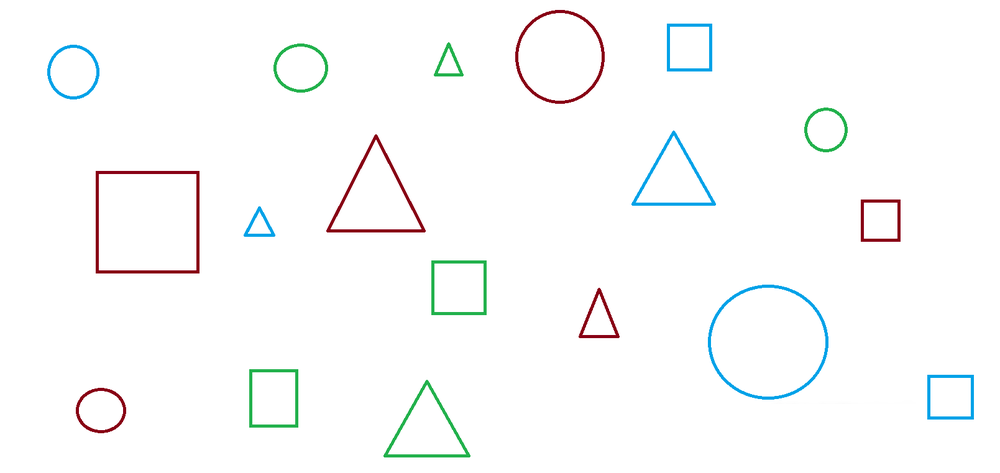
#> input picture teknofest-hava-savunma-main 5/src/sekil/bossekiller.png, 1000 x 473 px, shrunk from 1609 x 761 before the run
$ python -i shape_detection.py   (imports and definitions only)
#> lines starting #> are read from the running program, lines starting #| are printed output that depends on the picture; after the words box and inside, x2 and y2 are one past the last pixel; in counts of white or black regions, pixels touching at a corner belong together
#> further down, picture is the input picture: shape (473, 1000, 3); mean B, G, R 251.3, 251.3, 250.3
import cv2
import numpy as np

class ShapeDetection:
    def __init__(self):
        # HSV aralıklarını tanımla (mavi için genişlettik)
        self.lower_ranges = {
            'red1':  np.array([  0, 100, 100]),
            'red2':  np.array([160, 100, 100]),
            'green': np.array([ 35, 100, 100]),
            'blue':  np.array([ 80,  50,  50])   # eskiden [100,100,100]
        }
        self.upper_ranges = {
            'red1':  np.array([ 10, 255, 255]),
            'red2':  np.array([180, 255, 255]),
            'green': np.array([ 85, 255, 255]),
            'blue':  np.array([140, 255, 255])   # eskiden [130,255,255]
        }
        # Morfolojik işlemler için küçük çekirdek
        self.kernel = np.ones((3,3), np.uint8)

    def detect(self, frame, bbox=None):
        """
        Detect shapes in frame, optionally within a specific bounding box
        :param frame: BGR image
        :param bbox: Optional (x, y, w, h) bounding box to detect shapes within
        :return: List of (shape, color, (cx, cy)) detections and annotated frame
        """
        working_frame = frame.copy()
        if bbox is not None:
            x, y, w, h = bbox
            # Extract region of interest
            roi = working_frame[y:y+h, x:x+w]
            if roi.size == 0:  # Check if ROI is valid
                return [], frame
        else:
            roi = working_frame

        hsv = cv2.cvtColor(roi, cv2.COLOR_BGR2HSV)
#> hsv: shape (473, 1000, 3); mean H, S, V 4.9, 5.6, 253.1
        detections = []

        # Kırmızı için iki parçayı OR ile birleştir
        mask_red = cv2.bitwise_or(
            cv2.inRange(hsv, self.lower_ranges['red1'], self.upper_ranges['red1']),
            cv2.inRange(hsv, self.lower_ranges['red2'], self.upper_ranges['red2'])
        )
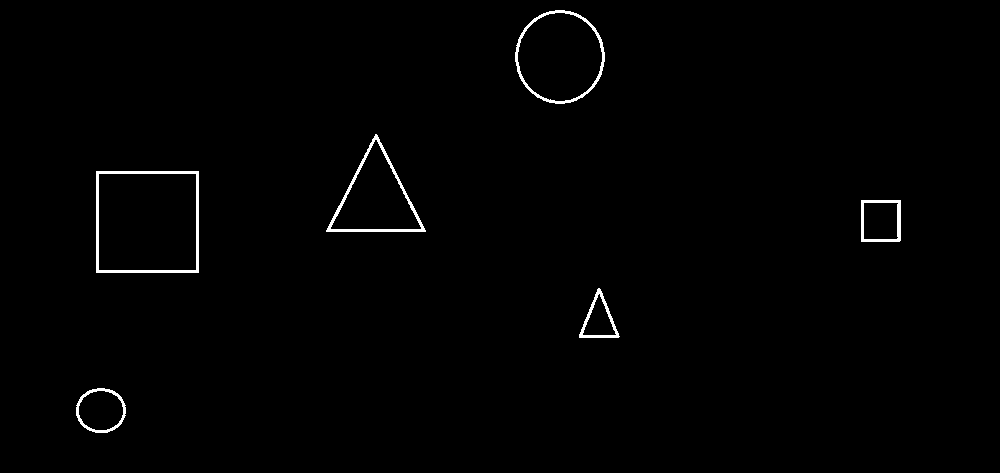
#> mask_red: shape (473, 1000); 0.91% white; 6 white regions, box (x1, y1, x2, y2) and area: (96, 171, 199, 273) 1194, (326, 134, 426, 232) 939, (515, 10, 605, 104) 833, (861, 200, 901, 242) 489, (76, 388, 126, 433) 425, (579, 288, 620, 338) 420
        masks = {
            'red':   mask_red,
            'green': cv2.inRange(hsv, self.lower_ranges['green'], self.upper_ranges['green']),
            'blue':  cv2.inRange(hsv, self.lower_ranges['blue'],  self.upper_ranges['blue'])
        }

        for color_name, mask in masks.items():
            # Improve mask quality with morphological operations
            mask = cv2.morphologyEx(mask, cv2.MORPH_CLOSE, self.kernel)
            mask = cv2.morphologyEx(mask, cv2.MORPH_OPEN, self.kernel)

            cnts, _ = cv2.findContours(mask, cv2.RETR_EXTERNAL, cv2.CHAIN_APPROX_SIMPLE)

            for cnt in cnts:
                area = cv2.contourArea(cnt)
                if area < 1000:  # Increased minimum area for better detection
                    continue

                peri = cv2.arcLength(cnt, True)
                approx = cv2.approxPolyDP(cnt, 0.04 * peri, True)  # Adjusted epsilon for better shape approximation

                shape = None
                if len(approx) == 3:
                    shape = 'triangle'
                elif len(approx) == 4:
                    x_r, y_r, w_r, h_r = cv2.boundingRect(approx)
                    ar = w_r / float(h_r)
                    fill_ratio = area / float(w_r*h_r)
                    if 0.8 <= ar <= 1.2 and fill_ratio > 0.7:
                        shape = 'square'
                    else:
                        shape = 'triangle'
                elif len(approx) > 4:
                    (x_c, y_c), radius = cv2.minEnclosingCircle(cnt)
                    circle_area = np.pi * radius * radius
                    if abs(area - circle_area) < 0.25 * circle_area:
                        shape = 'circle'

                if shape:
                    M = cv2.moments(cnt)
                    if M['m00'] != 0:
                        cx = int(M['m10']/M['m00'])
                        cy = int(M['m01']/M['m00'])

                        # Draw the shape with thicker lines and color based on shape type
                        if shape == 'triangle':
                            color_bgr = (0, 0, 255)  # Red
                        elif shape == 'square':
                            color_bgr = (255, 0, 0)  # Blue
                        else:  # circle
                            color_bgr = (0, 255, 0)  # Green

                        cv2.drawContours(roi, [cnt], -1, color_bgr, 2)

                        # Add shape label inside the ROI
                        label = f"{shape}-{color_name}"
                        cv2.putText(roi, label, (cx-20, cy-10),
                                  cv2.FONT_HERSHEY_SIMPLEX, 0.5, color_bgr, 2)

                        # If we're working within a bbox, adjust coordinates for return value
                        if bbox is not None:
                            detections.append((shape, color_name, (cx + bbox[0], cy + bbox[1])))
                        else:
                            detections.append((shape, color_name, (cx, cy)))
#> this loop made 3 passes
#> color_name on passes 1 to 3: 'red', 'green', 'blue'
#> pass 2, in detect, `mask = cv2.morphologyEx(mask, cv2.MORPH_CLOSE, self.kernel)`:
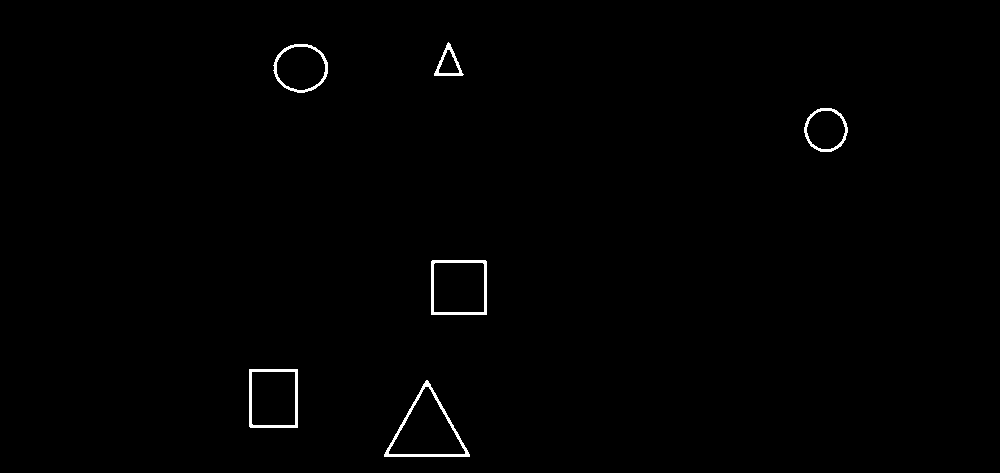
#> mask: shape (473, 1000); 0.66% white; 6 white regions, box (x1, y1, x2, y2) and area: (384, 380, 470, 457) 754, (431, 260, 487, 315) 630, (249, 369, 298, 428) 612, (273, 44, 328, 93) 462, (804, 108, 848, 152) 383, (434, 42, 464, 76) 276
#> pass 2, in detect, `mask = cv2.morphologyEx(mask, cv2.MORPH_OPEN, self.kernel)`:
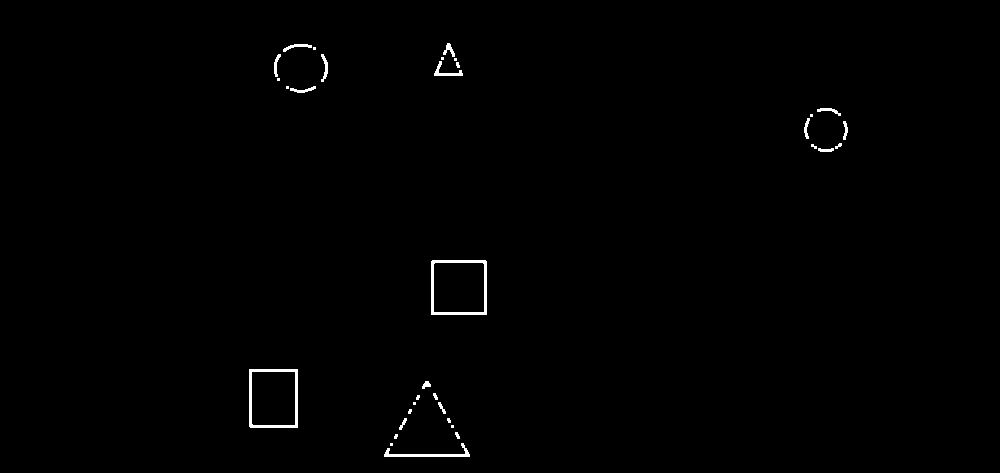
#> mask: shape (473, 1000); 0.58% white; 34 white regions (15 under 20 px), largest, box (x1, y1, x2, y2) and area: (431, 260, 487, 315) 630, (249, 369, 298, 428) 612, (384, 443, 470, 457) 316
#> after the loop:
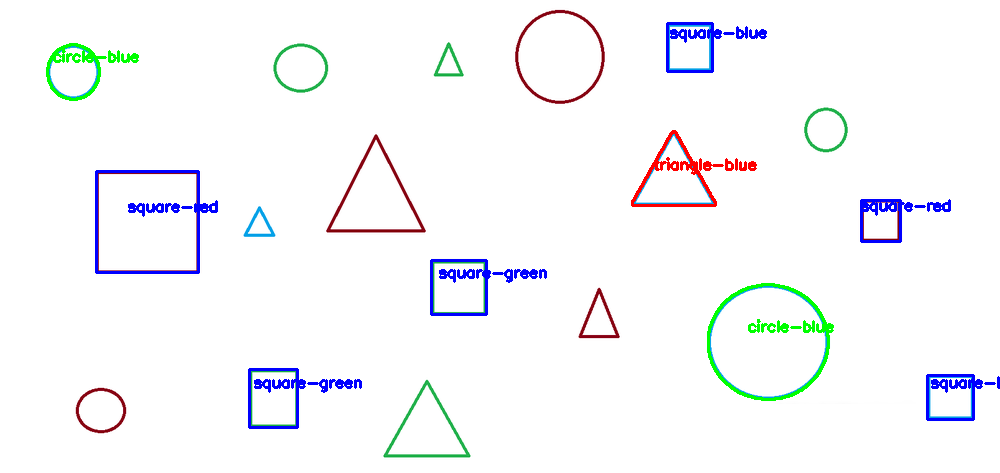
#> roi: shape (473, 1000, 3); 2.55% of pixels changed, all inside (x1, y1, x2, y2) = (46, 22, 1000, 429)
#> after the loop, detections = 9 items

        # If we cropped the frame, copy the annotated region back
        if bbox is not None:
            x, y, w, h = bbox
            frame[y:y+h, x:x+w] = roi

        return detections, frame

>>> import cv2
>>> picture = cv2.imread('sekil/bossekiller.png')
>>> result = ShapeDetection().detect(picture)
